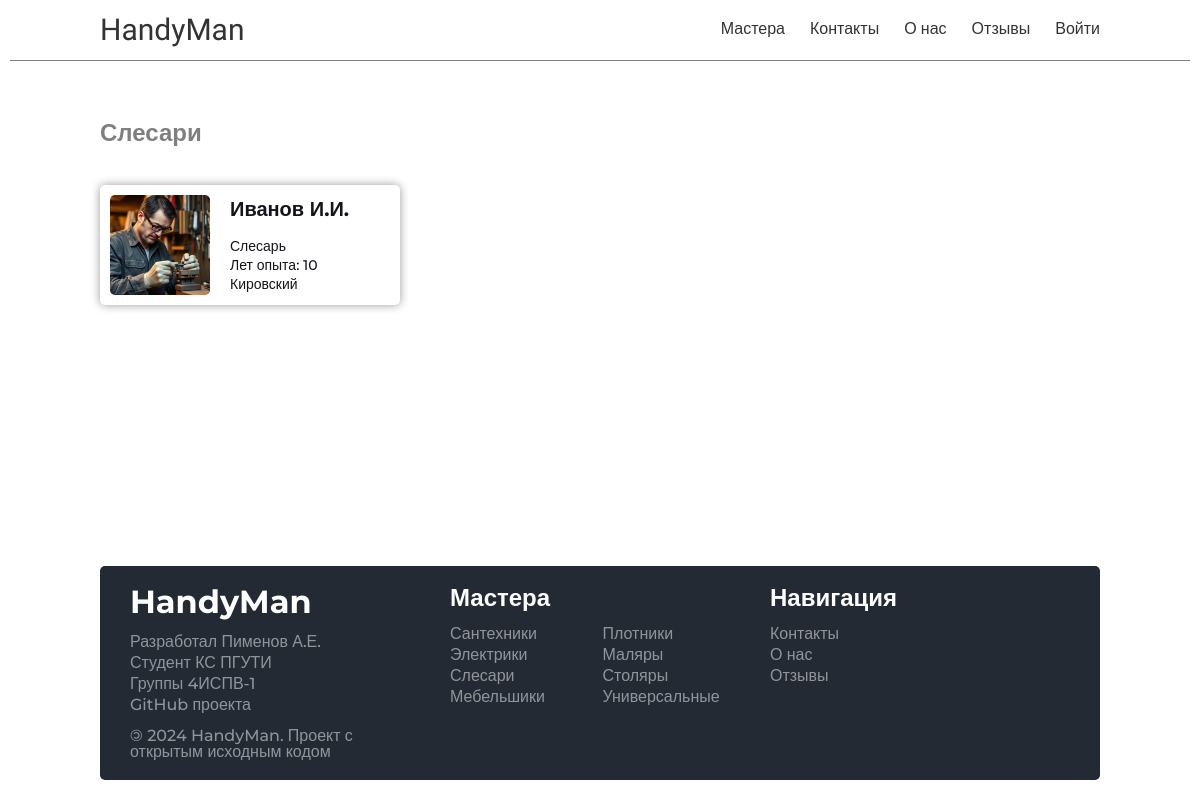
The app's page /masters/slesary/, older data.
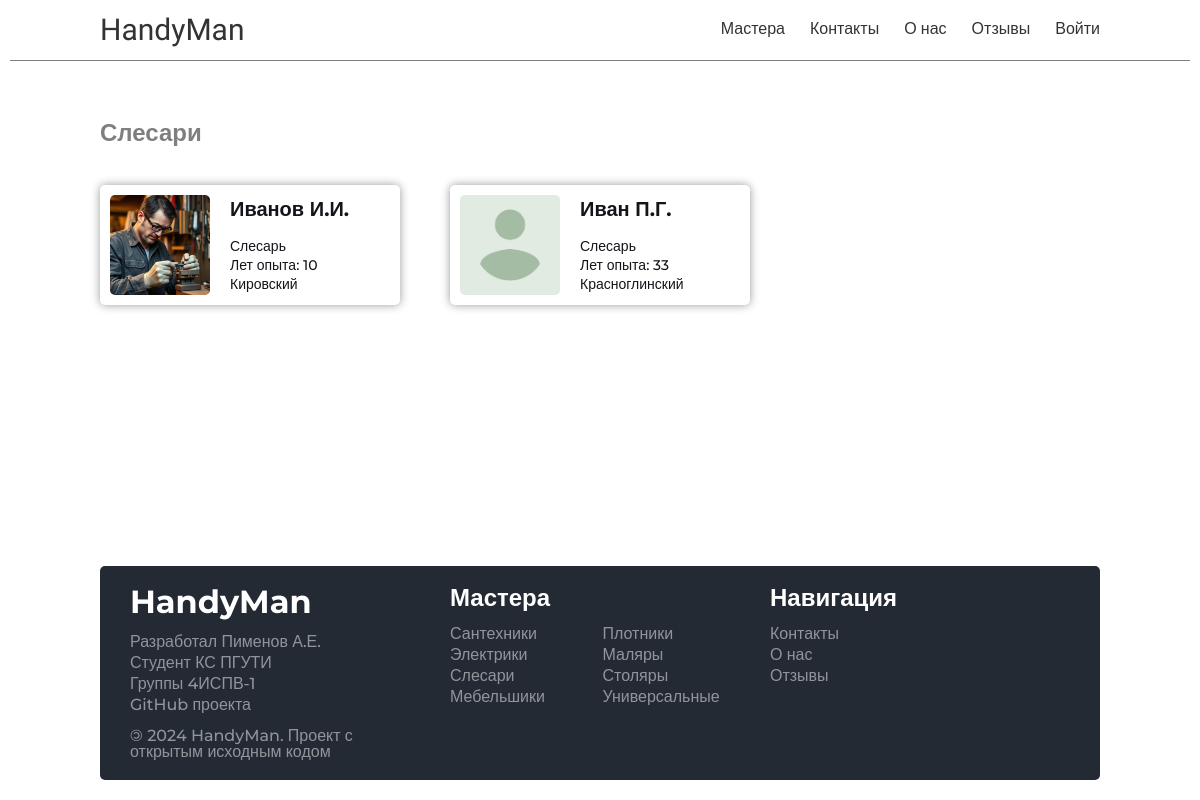
The same page, newer data.
### handyman/models.py (models this page shows, shortened)
class Master(models.Model):
    id = models.UUIDField(primary_key=True, default=uuid.uuid4, editable=False)
    name = models.CharField(max_length=100)
    skill = models.ForeignKey(
        to="Skills", on_delete=models.PROTECT, blank=True, null=True
    )
    workarea = models.ForeignKey(
        to="Workarea", on_delete=models.PROTECT, blank=True, null=True
    )
    image = models.ImageField(upload_to='masters/images')
    experience = models.IntegerField(default=10)
    created_at = models.DateTimeField(auto_now_add=True)
    def get_absolute_url(self):
        return reverse('master_page', args=[self.skill.slug, self.id])

class Skills(models.Model):
    id = models.UUIDField(primary_key=True, default=uuid.uuid4, editable=False)
    name = models.CharField(max_length=100)
    cat_name = models.CharField(
        max_length=100
    )  # Тоже что и name, но во множественном числе
    slug = models.CharField(max_length=100, unique=True)
    image = models.ImageField(upload_to='skills/images', blank=True, null=True)
    created_at = models.DateTimeField(auto_now_add=True)

class Workarea(models.Model):
    id = models.UUIDField(primary_key=True, default=uuid.uuid4, editable=False)
    name = models.CharField(max_length=100)
    created_at = models.DateTimeField(auto_now_add=True)
    def __str__(self):
        return str(self.name)

### handyman/views.py (the view)
# urls.py: path('masters/<slug:skill_slug>/', views.show_masters, name='masters_type'),
def show_masters(request, skill_slug):
    skill = get_object_or_404(Skills, slug=skill_slug)
    masters = Master.objects.filter(skill=skill)
    data = {
        "title": skill.cat_name,
        "skill": skill,
        "masters": masters,
    }
    return render(request, "handyman/pages/master_pages/mastertype.html", context=data)

### handyman/templates/handyman/pages/master_pages/mastertype.html
{% extends "base.html" %}
{% block content %}
    {% include "handyman/include/header.html" %}
    <div class="main-container">
        <div class="main">
            <div class="main-block">
                <h2>{{ skill.cat_name }}</h2>
                <div class="grid-block">
                    {% for master in masters %}
                        <div class="card"
                             onclick="document.location.href='{{ master.get_absolute_url }}'">
                            {% if master.image %}
                                <img src="{{ master.image.url }}" alt="{{ master.name }}" style="border-radius: 5px"/>
                            {% else %}
                                <img src="https://placehold.co/150x150" alt="Изображение отсутствует"/>
                            {% endif %}
                            <div class="card-text">
                                <h3>{{ master.name }}</h3>
                                <ul>
                                    <li>{{ master.skill.name }}</li>
                                    <li>Лет опыта: {{ master.experience }}</li>
                                    <li>{{ master.workarea }}</li>
                                </ul>
                            </div>
                        </div>
                    {% endfor %}
                </div>
            </div>
        </div>
    </div>
    {% include "handyman/include/footer.html" %}
{% endblock content %}

Row changes from the older to the newer data that the page shows:
added Master: image (placeholder picture), name "Иван П.Г.", skill.name "Слесарь", experience "33", workarea "Красноглинский"
